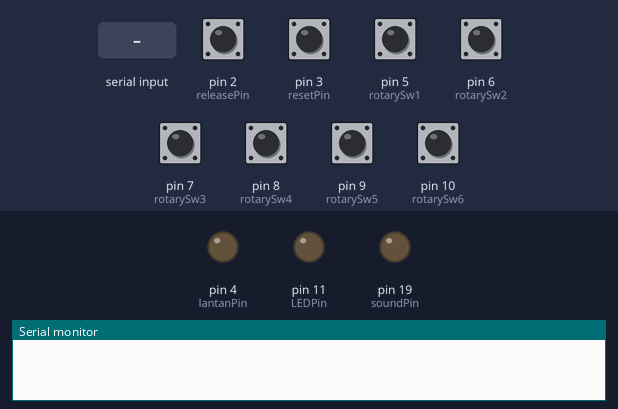
This sketch was run on a simulated Arduino Uno, built with avr-gcc and run on an emulated ATmega328P. On the bench: output pins drawn as LEDs (lit = HIGH), the last lines printed to the serial monitor. The test bench sets the inputs (shaded band); at power-on: pin 2 (releasePin), pin 3 (resetPin), pin 5 (rotarySw1), pin 6 (rotarySw2), pin 7 (rotarySw3), pin 8 (rotarySw4), pin 9 (rotarySw5), pin 10 (rotarySw6) HIGH.

Above: at 1.2 s.
1.3 s: "q" received over Serial
At 1.4 s:
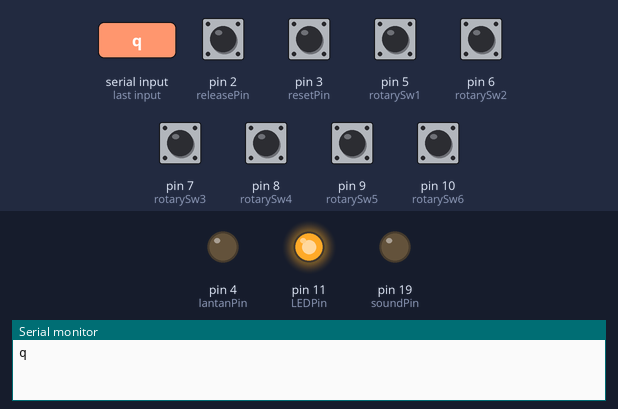
3.0 s: byte 72 ('H') received over Serial
At 3.7 s:
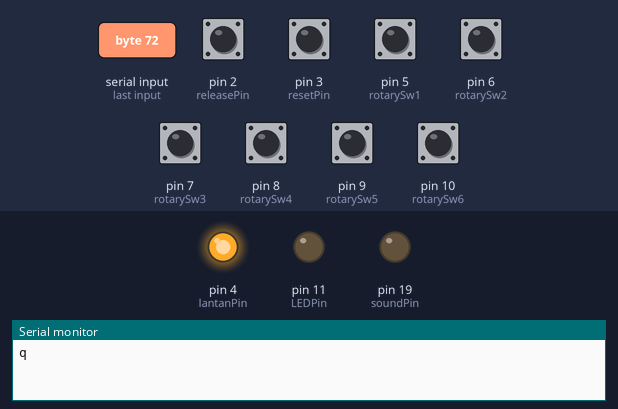
4.5 s: "r" received over Serial
At 4.9 s:
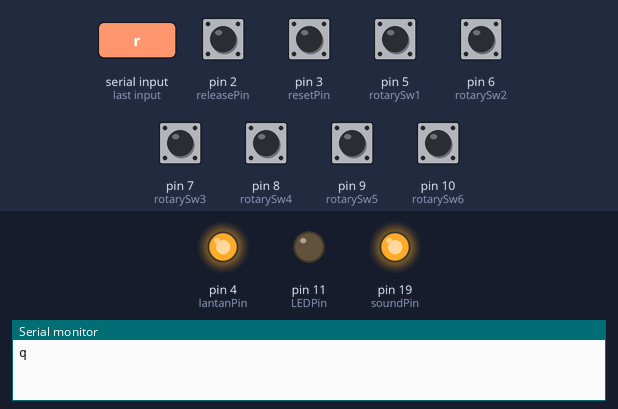
7.0 s: "q" received over Serial
At 7.1 s:
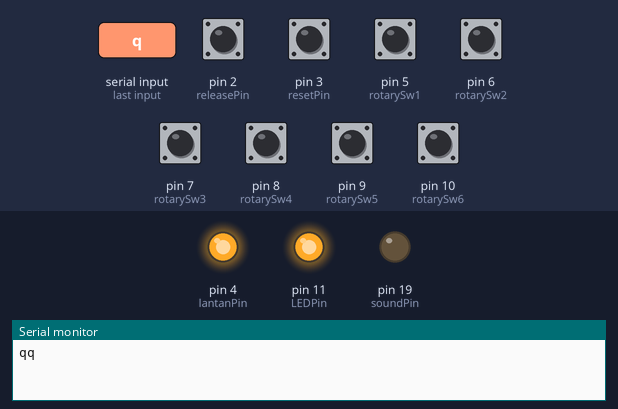
Timing chart, 0 to 17.5 s (numbered marks = the images above; inputs shaded):
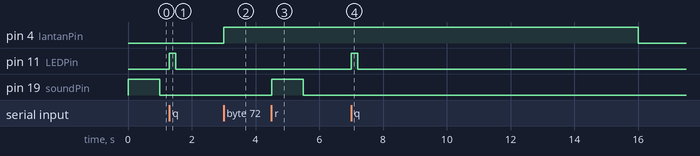

Measured:
- after the input at 1.3 s, pin 11 (LEDPin): LOW → HIGH at once, → LOW 0.20 s later
- after the input at 3.0 s, pin 4 (lantanPin): LOW → HIGH at once
- after the input at 4.5 s, pin 19 (soundPin): LOW → HIGH at once, → LOW 1.0 s later
- after the input at 7.0 s, pin 11 (LEDPin): LOW → HIGH at once, → LOW 0.20 s later

The sketch:

sketch_RemoteRelease_Sub.ino
```cpp
/*

  RemoteRelease sub

  ~ For Public ~

  m45-astroX

  D0 : RX
  D1 : TX
  D2 : releaseSw
  D3 : resetSw
  D4 : LantanOut
  D5 : RotarySw1
  D6 : RotarySw2
  D7 : RotarySw3
  D8 : RotarySw4
  D9 : RotarySw5

*/


byte ss = 'p';
int releaseStatus = LOW;
int resetStatus = LOW;
int rotaryStatus1 = LOW;
int rotaryStatus2 = LOW;
int rotaryStatus3 = LOW;
int rotaryStatus4 = LOW;
int rotaryStatus5 = LOW;
int rotaryStatus6 = LOW;

const int lantanPin = 4;
const int rotarySw1 = 5;
const int rotarySw2 = 6;
const int rotarySw3 = 7;
const int rotarySw4 = 8;
const int rotarySw5 = 9;
const int rotarySw6 = 10;

const int soundPin = 19;
int soundStatus = 0;

// var for bright
int startT = 0;
int waitT = 0;
int nowT = 0;

// var for request for master
int freezeNowT = 0;
int freezeT = 0;
int freezeStartT = 0;

// releasePin input
const int releasePin = 2;
int LBS = LOW;
long LDT = 0;
long DD = 50;
long DDB = 100;
//volatile byte releaseStatus = 0;

// resetPin input
const int resetPin = 3;
int LBS2 = LOW;
long LDT2 = 0;
//volatile byte resetStatus = 0;

// release input
const int releaseInPin = 10;
int LBS3 = LOW;
long LDT3 = 0;
int releaseInStatus = 0;

int v = 0;
int extra = 0;

// actuator
const int LEDPin = 11;
int lastLEDT = 0;
int lastSoundT = 0;

int doubleSendl = 0;
int lastDoubleSendlT = 0;

int doubleSendD = 0;
int lastDoubleSendDT = 0;

int offPermitState = LOW;
int releaseStartT = 0;

/* setup */
void setup() {

  Serial.begin(9600);
  pinMode(releasePin, INPUT_PULLUP);
  pinMode(resetPin, INPUT_PULLUP);
  pinMode(lantanPin, OUTPUT);
  pinMode(rotarySw1, INPUT_PULLUP);
  pinMode(rotarySw2, INPUT_PULLUP);
  pinMode(rotarySw3, INPUT_PULLUP);
  pinMode(rotarySw4, INPUT_PULLUP);
  pinMode(rotarySw5, INPUT_PULLUP);
  pinMode(rotarySw6, INPUT_PULLUP);

  pinMode(LEDPin, OUTPUT);
  pinMode(releaseInPin, INPUT);
  pinMode(soundPin, OUTPUT);
  digitalWrite(soundPin, HIGH);

  lastSoundT = 0;

}

void loop() {

  int now7 = millis();
  if (now7 - lastSoundT >= 1000) {
    digitalWrite(soundPin, LOW);
  }

  // release
  int releaseSelect = !digitalRead(rotarySw6);
  if ( releaseSelect == LOW ) {

    int releaseInStatus = !digitalRead(releaseInPin);

    if ( LBS3 == LOW && releaseInStatus == HIGH ) {
      if (( millis() - LDT3 ) > DD) {
        Serial.print('l');
      }
      LDT3 = millis();
    }
    else if ( LBS3 == HIGH && releaseInStatus == LOW ) {
      Serial.print('D');
    }
    LBS3 = releaseInStatus;
  }

  else if ( releaseSelect == HIGH ) {   // auto mode
    int releaseInStatus = !digitalRead(releaseInPin);
    if ( LBS3 == LOW && releaseInStatus == HIGH ) {
      Serial.print('l');
      doubleSendl = 5;
      lastDoubleSendlT = millis();
    }
    else if ( LBS3 == HIGH && releaseInStatus == LOW ) {
      Serial.print('D');
      doubleSendD = 5;
      lastDoubleSendDT = millis();
    }
    LBS3 = releaseInStatus;
  }

  if ( Serial.available() > 0 ) {
    ss = Serial.read();
    if ( ss == 'Z' ) {
      waitT = 0;
      ss = 'p';
      extra = 0;
      offRun();
      doubleSendD = 0;
    }
    else if ( ss == 'q' ) {
      digitalWrite(LEDPin, HIGH);
      lastLEDT = millis();
      Serial.print('q');
    }
    else if ( ss == 'r' ) {
      digitalWrite(soundPin, HIGH);
      lastSoundT = millis();
    }
    else {
      if ( ss == 'A' ) { waitT = 30000; extra = 1; }
      else if (ss == 'B') { waitT = 20000; extra = 1; }
      else if (ss == 'C') { waitT = 10000; extra = 1; }
      else if (ss == 'D') { waitT = 30000; }
      else if (ss == 'E') { waitT = 25000; }
      else if (ss == 'F') { waitT = 20000; }
      else if (ss == 'G') { waitT = 15000; }
      else if (ss == 'H') { waitT = 13000; }
      else if (ss == 'I') { waitT = 10000; }
      else if (ss == 'J') { waitT = 8000; }
      else if (ss == 'K') { waitT = 6000; }
      else if (ss == 'L') { waitT = 5000; }
      else if (ss == 'M') { waitT = 4000; }
      else if (ss == 'N') { waitT = 3200; }
      else if (ss == 'O') { waitT = 2500; }
      else if (ss == 'P') { waitT = 2000; }
      else if (ss == 'Q') { waitT = 1600; }
      else if (ss == 'R') { waitT = 1300; }
      else if (ss == 'S') { waitT = 1000; }
      else if (ss == 'T') { waitT = 800; }
      else if (ss == 'U') { waitT = 600; }
      else if (ss == 'V') { waitT = 500; }
      else if (ss == 'W') { waitT = 400; }
      else if (ss == 'X') { waitT = 333; }
      else if (ss == 'Y') { waitT = 250; }
      else if (ss == 'a') { waitT = 200; }
      else if (ss == 'b') { waitT = 167; }
      else if (ss == 'c') { waitT = 125; }
      else if (ss == 'd') { waitT = 100; }
      else if (ss == 'e') { waitT = 77; }
      else if (ss == 'f') { waitT = 67; }
      else if (ss == 'g') { waitT = 50; }
      else if (ss == 'h') { waitT = 40; }
      else if (ss == 'i') { waitT = 33; }
      else if (ss == 'j') { waitT = 25; }
      else if (ss == 'k') { waitT = 20; }
      else if (ss == 'l') { waitT = 17; }
      else if (ss == 'm') { waitT = 13; }
      else if (ss == 'n') { waitT = 10; }
      else if (ss == 'o') { waitT = 8; }

      startT = millis();
      onRun();
      ss = 'p';
      doubleSendl = 0;

    }

  }
  if (extra == 0) {
    if ((millis() - startT) > waitT) {
      offRun();
    }
  }
  else if (extra != 0) {
    if ((millis() - startT) > 30000) {
      extra = extra - 1;
      startT = millis();
    }
  }
  rotaryStatus1 = !digitalRead(rotarySw1);
  rotaryStatus2 = !digitalRead(rotarySw2);
  rotaryStatus3 = !digitalRead(rotarySw3);
  rotaryStatus4 = !digitalRead(rotarySw4);
  rotaryStatus5 = !digitalRead(rotarySw5);

  // request release sw
  int releaseStatus = !digitalRead(releasePin);
  if (LBS == LOW && releaseStatus == HIGH) {
    int now = millis();
    if ((now - LDT) > DD) {
      if (rotaryStatus1 == HIGH) {
        freezeT = 0;
      }
      else if (rotaryStatus2 == HIGH) {
        freezeT = 2000;
      }
      else if (rotaryStatus3 == HIGH) {
        freezeT = 5000;
      }
      else if (rotaryStatus4 == HIGH) {
        freezeT = 10000;
      }
      else if (rotaryStatus5 == HIGH) {
        freezeT = 15000;
      }
      freezeStartT = millis();
      v = 1;
    }
    LDT = now;
  }
  LBS = releaseStatus;

  // reset input
  int resetStatus = !digitalRead(resetPin);
  if (LBS2 == LOW && resetStatus == HIGH) {
    int now2 = millis();
    if ((now2 - LDT2) > DD) {
      resetRequest();
    }
    LDT2 = now2;
  }
  LBS2 = resetStatus;

  freezeNowT = millis();
  if (v == 1) {
    if ((freezeNowT - freezeStartT) > freezeT) {
      freezeNowT = 0;
      freezeStartT = 0;
      freezeT = 0;
      v = 0;
      releaseRequest();
    }
  }
  int now4 = millis();
  if ((now4 - lastLEDT) > 200) {
    digitalWrite(LEDPin, LOW);
    lastLEDT = 0;
  }

  int nowDoubleSendlT = millis();
  if (doubleSendl != 0 && (nowDoubleSendlT - lastDoubleSendlT) > 3) {
    Serial.print('l');
    doubleSendl = doubleSendl - 1;
    lastDoubleSendlT = millis();
  }

  int nowDoubleSendDT = millis();
  if (doubleSendD != 0 && (nowDoubleSendDT - lastDoubleSendDT) > 3) {
    Serial.print('D');
    doubleSendD = doubleSendD - 1;
    lastDoubleSendDT = millis();

  }
}


void onRun() {
  digitalWrite(lantanPin, HIGH);
}

void offRun() {
  digitalWrite(lantanPin, LOW);
}

void releaseRequest() {
  Serial.print('L');
}

void resetRequest() {
  Serial.print('D');
}
```
